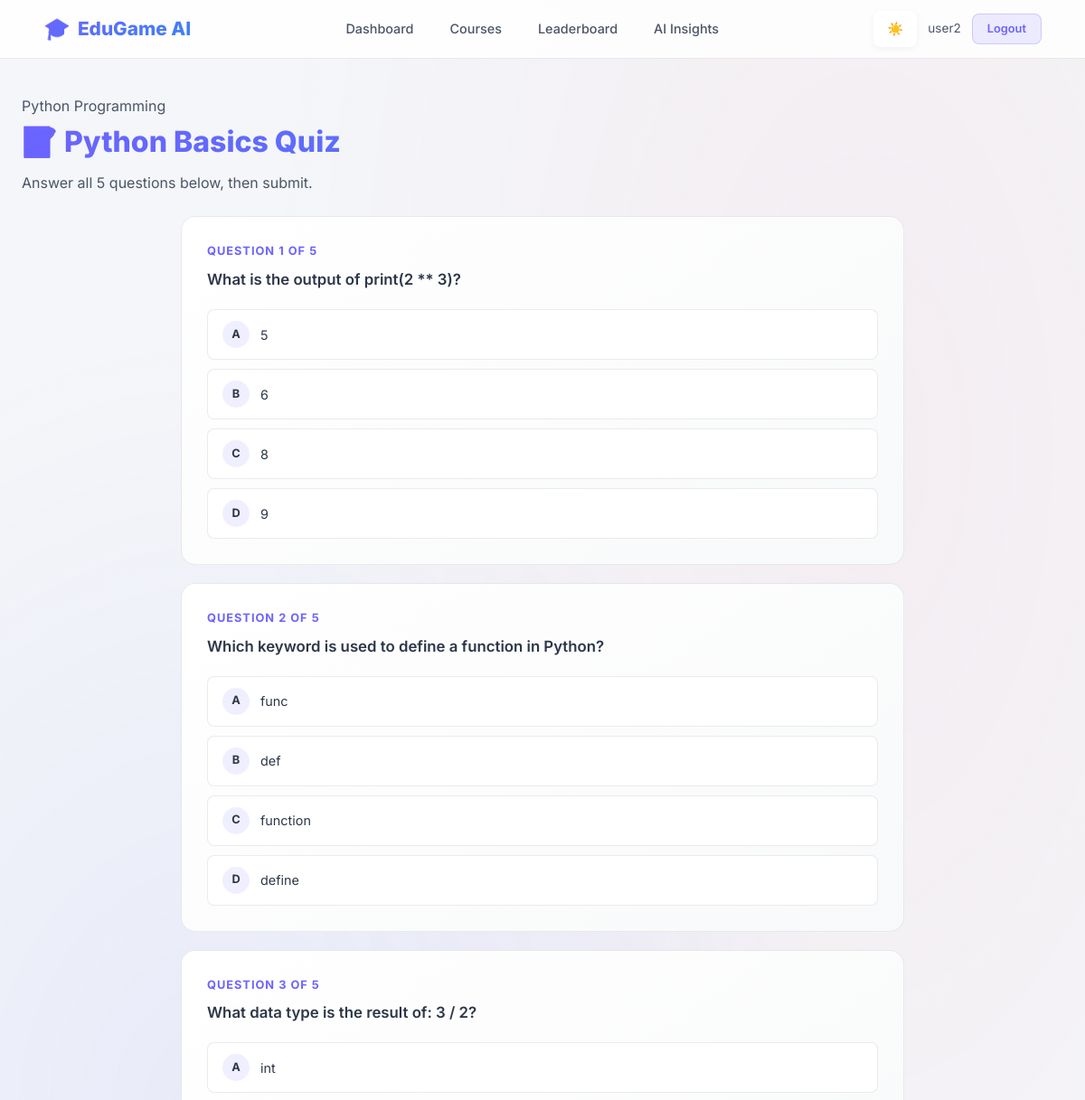
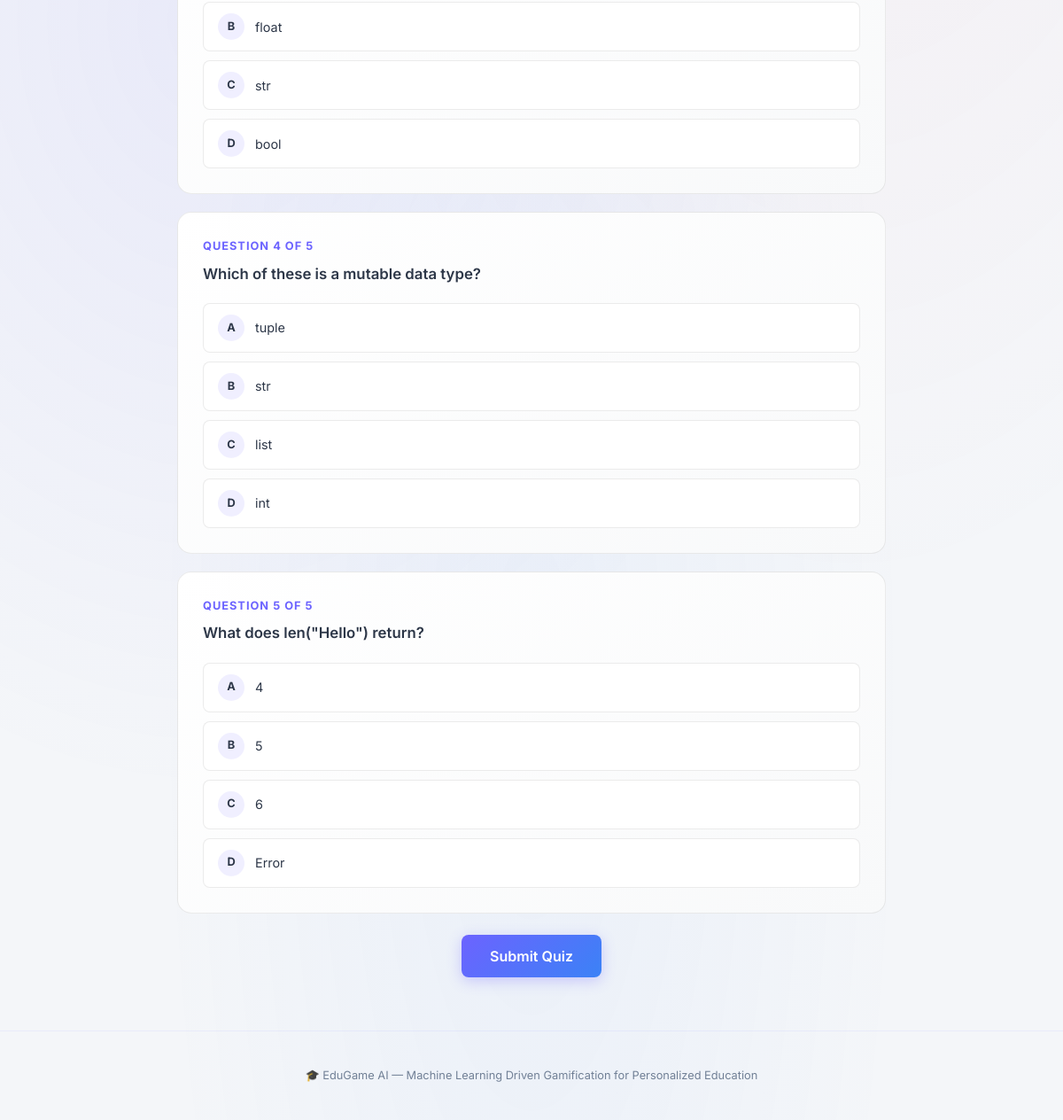
The app's page /quiz/1 (signed in) with its own data (2 pictures, top to bottom).
### tables this page shows
CREATE TABLE courses (
    id INTEGER PRIMARY KEY AUTOINCREMENT,
    title TEXT NOT NULL,
    description TEXT,
    difficulty TEXT DEFAULT 'beginner',  -- beginner, intermediate, advanced
    category TEXT,
    created_at TIMESTAMP DEFAULT CURRENT_TIMESTAMP
);

CREATE TABLE quizzes (
    id INTEGER PRIMARY KEY AUTOINCREMENT,
    course_id INTEGER NOT NULL,
    title TEXT NOT NULL,
    difficulty TEXT DEFAULT 'medium',  -- easy, medium, hard
    total_marks INTEGER DEFAULT 100,
    FOREIGN KEY (course_id) REFERENCES courses(id)
);

CREATE TABLE quiz_questions (
    id INTEGER PRIMARY KEY AUTOINCREMENT,
    quiz_id INTEGER NOT NULL,
    question TEXT NOT NULL,
    option_a TEXT NOT NULL,
    option_b TEXT NOT NULL,
    option_c TEXT NOT NULL,
    option_d TEXT NOT NULL,
    correct_option TEXT NOT NULL,  -- 'A','B','C','D'
    FOREIGN KEY (quiz_id) REFERENCES quizzes(id)
);

### modules/quizzes.py (the view)
@quizzes_bp.route('/quiz/<int:quiz_id>')
def take_quiz(quiz_id):
    if 'user_id' not in session:
        return redirect(url_for('auth.login'))
    quiz = get_quiz_by_id(quiz_id)
    if not quiz:
        return "Quiz not found", 404
    questions = get_questions_by_quiz(quiz_id)
    course = get_course_by_id(quiz['course_id'])
    return render_template('quiz.html', quiz=quiz, questions=questions, course=course)

### database/init_db.py (called while the page is built)
def get_db():
    conn = sqlite3.connect(DB_PATH)
    conn.row_factory = sqlite3.Row
    conn.execute("PRAGMA foreign_keys = ON")
    return conn

### models/course.py (called while the page is built)
def get_course_by_id(course_id):
    conn = get_db()
    course = conn.execute("SELECT * FROM courses WHERE id = ?", (course_id,)).fetchone()
    conn.close()
    return course

### models/quiz.py (called while the page is built)
def get_quiz_by_id(quiz_id):
    conn = get_db()
    quiz = conn.execute("SELECT * FROM quizzes WHERE id = ?", (quiz_id,)).fetchone()
    conn.close()
    return quiz

def get_questions_by_quiz(quiz_id):
    conn = get_db()
    questions = conn.execute("SELECT * FROM quiz_questions WHERE quiz_id = ?", (quiz_id,)).fetchall()
    conn.close()
    return questions

### templates/quiz.html (shortened to what this page needs)
{% extends "base.html" %}
{% block content %}
<div class="container">
    <div class="page-header">
        <p class="text-muted">{{ course['title'] }}</p>
        <h1>📝 {{ quiz['title'] }}</h1>
        <p>Answer all {{ questions|length }} questions below, then submit.</p>
    </div>
    <form method="POST" action="{{ url_for('quizzes.submit_quiz', quiz_id=quiz['id']) }}" class="quiz-container">
        {% for q in questions %}
        <div class="question-card animate-in animate-delay-{{ loop.index % 4 + 1 }}">
            <div class="question-number">Question {{ loop.index }} of {{ questions|length }}</div>
            <div class="question-text">{{ q['question'] }}</div>
            <ul class="options-list">
                <li class="option-item">
                    <label for="q{{ q['id'] }}_a">
                        <span class="option-letter">A</span>
                        {{ q['option_a'] }}
                    </label>
                </li>
                <li class="option-item">
                    <label for="q{{ q['id'] }}_b">
                        <span class="option-letter">B</span>
                        {{ q['option_b'] }}
                    </label>
                </li>
                <li class="option-item">
                    <label for="q{{ q['id'] }}_c">
                        <span class="option-letter">C</span>
                        {{ q['option_c'] }}
                    </label>
                </li>
                <li class="option-item">
                    <label for="q{{ q['id'] }}_d">
                        <span class="option-letter">D</span>
                        {{ q['option_d'] }}
                    </label>
                </li>
            </ul>
        </div>
        {% endfor %}
        <div class="text-center mt-3 mb-3">
            <button type="submit" class="btn btn-primary btn-lg">Submit Quiz</button>
        </div>
    </form>
</div>
{% endblock %}

### static/css/style.css (style rules this page uses)
:root { --bg-primary: #f4f6f9; --bg-secondary: #ffffff; --bg-card: #ffffff; --bg-card-hover: #f8f9fa; --text-primary: #2d3748; --text-secondary: #4a5568; --text-muted: #718096; --accent-primary: #6c63ff; --accent-secondary: #ff6584; --accent-success: #2ecc71; --accent-warning: #f39c12; --accent-danger: #e74c3c; --accent-info: #3498db; --gradient-primary: linear-gradient(135deg, #6c63ff, #3b82f6); --gradient-secondary: linear-gradient(135deg, #ff6584, #ff8a5c); --gradient-success: linear-gradient(135deg, #2ecc71, #27ae60); --gradient-card: linear-gradient(145deg, #ffffff, #f8f9fa); --shadow-sm: 0 2px 8px rgba(0, 0, 0, 0.05); --shadow-md: 0 4px 16px rgba(0, 0, 0, 0.08); --shadow-lg: 0 8px 32px rgba(0, 0, 0, 0.12); --shadow-glow: 0 0 20px rgba(108, 99, 255, 0.2); --border-color: rgba(0, 0, 0, 0.08); --header-bg: rgba(255, 255, 255, 0.85); --radius-sm: 8px; --radius-md: 12px; --radius-lg: 16px; --radius-xl: 24px; --transition: all 0.3s cubic-bezier(0.4, 0, 0.2, 1); }
*, *::before, *::after { margin: 0; padding: 0; box-sizing: border-box; }
html { scroll-behavior: smooth; }
body { font-family: "Inter", -apple-system, sans-serif; background: var(--bg-primary); color: var(--text-primary); line-height: 1.6; min-height: 100vh; overflow-x: hidden; }
body::before { content: ""; position: fixed; top: 0; left: 0; width: 100%; height: 100%; background: radial-gradient( ellipse at 20% 50%, rgba(108, 99, 255, 0.08) 0%, transparent 50% ), radial-gradient( ellipse at 80% 20%, rgba(255, 101, 132, 0.06) 0%, transparent 50% ), radial-gradient( ellipse at 50% 80%, rgba(59, 130, 246, 0.05) 0%, transparent 50% ); pointer-events: none; z-index: 0; }
.container { max-width: 1200px; margin: 0 auto; padding: 0 24px; position: relative; z-index: 1; }
.page-header { padding: 40px 0 24px; }
.page-header h1 { font-size: 2rem; font-weight: 800; margin-bottom: 8px; background: var(--gradient-primary); -webkit-background-clip: text; -webkit-text-fill-color: transparent; background-clip: text; }
.page-header p { color: var(--text-secondary); font-size: 1rem; }
.btn { display: inline-flex; align-items: center; justify-content: center; gap: 8px; padding: 10px 24px; border-radius: var(--radius-sm); font-size: 0.9rem; font-weight: 600; border: none; cursor: pointer; transition: var(--transition); font-family: "Inter", sans-serif; text-decoration: none; }
.btn-primary { background: var(--gradient-primary); color: white; box-shadow: 0 4px 16px rgba(108, 99, 255, 0.3); }
.btn-lg { padding: 14px 32px; font-size: 1rem; }
.quiz-container { max-width: 800px; margin: 0 auto; }
.question-card { background: var(--gradient-card); border: 1px solid var(--border-color); border-radius: var(--radius-lg); padding: 28px; margin-bottom: 20px; transition: var(--transition); }
.question-number { font-size: 0.8rem; font-weight: 700; color: var(--accent-primary); text-transform: uppercase; letter-spacing: 1px; margin-bottom: 8px; }
.question-text { font-size: 1.05rem; font-weight: 600; margin-bottom: 20px; line-height: 1.5; }
.options-list { list-style: none; display: flex; flex-direction: column; gap: 10px; }
.option-item { position: relative; }
.option-item label { display: flex; align-items: center; gap: 12px; padding: 12px 16px; background: var(--bg-card); border: 1px solid var(--border-color); border-radius: var(--radius-sm); cursor: pointer; transition: var(--transition); font-size: 0.9rem; }
.option-letter { width: 30px; height: 30px; border-radius: 50%; background: rgba(108, 99, 255, 0.1); display: flex; align-items: center; justify-content: center; font-size: 0.8rem; font-weight: 700; flex-shrink: 0; }
.text-center { text-align: center; }
.text-muted { color: var(--text-secondary); }
.mt-3 { margin-top: 24px; }
.mb-3 { margin-bottom: 24px; }
.animate-in { animation: fadeInUp 0.5s ease forwards; }
.animate-delay-1 { animation-delay: 0.1s; opacity: 0; }
.animate-delay-2 { animation-delay: 0.2s; opacity: 0; }
.animate-delay-3 { animation-delay: 0.3s; opacity: 0; }
.animate-delay-4 { animation-delay: 0.4s; opacity: 0; }

### records on screen
courses: title "Python Programming"
quizzes: title "Python Basics Quiz"
quiz_questions: questions "5", question "What is the output of print(2 ** 3)?", option_a "5", option_b "6", option_c "8", option_d "9"
quiz_questions: questions "5", question "Which keyword is used to define a function in Python?", option_a "func", option_b "def", option_c "function", option_d "define"
quiz_questions: questions "5", question "What data type is the result of: 3 / 2?", option_a "int", option_b "float", option_c "str", option_d "bool"
quiz_questions: questions "5", question "Which of these is a mutable data type?", option_a "tuple", option_b "str", option_c "list", option_d "int"
quiz_questions: questions "5", question "What does len(\"Hello\") return?", option_a "4", option_b "5", option_c "6", option_d "Error"

### other values on screen
{{ session.get('username', '') }} "user2"
{{ questions|length }} "5"
